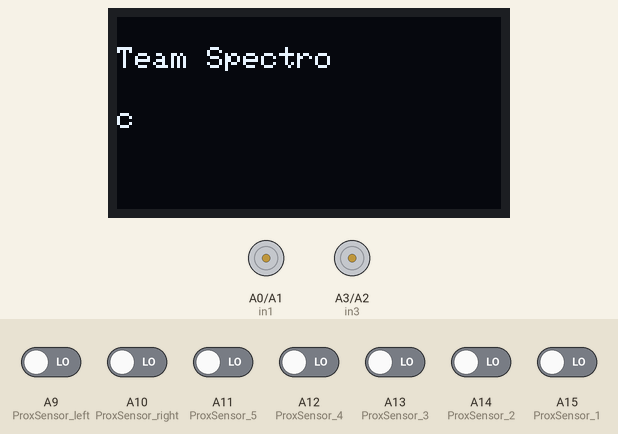
The sketch below on a simulated Arduino Mega 2560, built with avr-gcc and run on an emulated ATmega2560. Shown: 128×64 one-colour display, motor-driver pin pairs drawn as motors (green arrow = first pin HIGH = forward, orange = second pin HIGH = backward, longer = more drive, scaled by the enable pin). Inputs (shaded band) come from the test bench; at power-on: A9 (ProxSensor_left), A10 (ProxSensor_right), A11 (ProxSensor_5), A12 (ProxSensor_4), A13 (ProxSensor_3), A14 (ProxSensor_2), A15 (ProxSensor_1) LOW. What the sketch prints to the serial monitor is not drawn.

Above: at 3.2 s.
3.3 s: A9 (ProxSensor_left) driven HIGH
At 6.8 s:
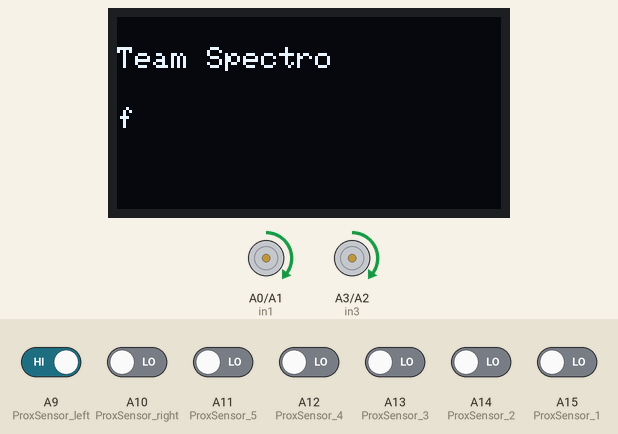
6.9 s: A15 (ProxSensor_1) driven HIGH
At 7.5 s:
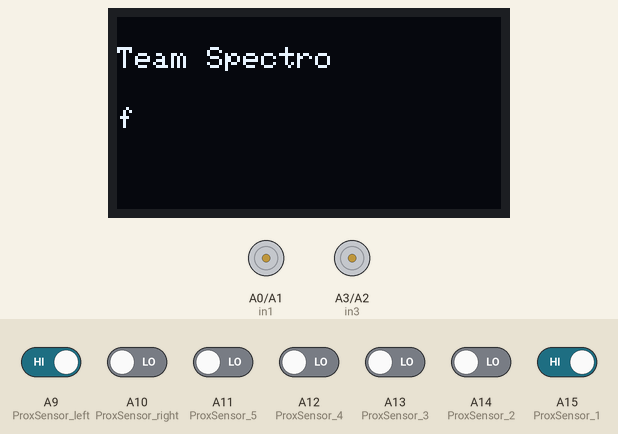
9.6 s: A10 (ProxSensor_right) driven HIGH
At 10.6 s:
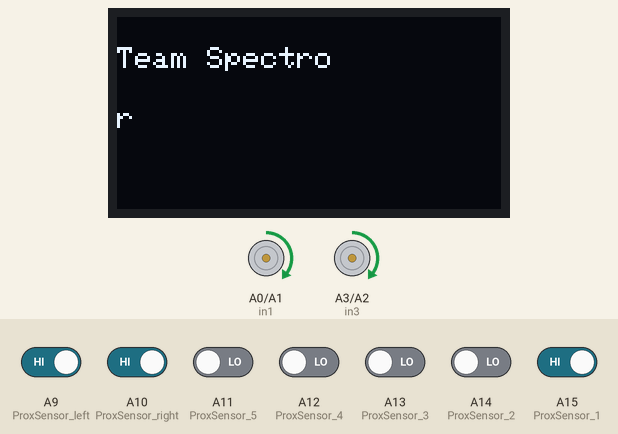
12.2 s: A10 (ProxSensor_right) driven LOW
At 13.1 s:
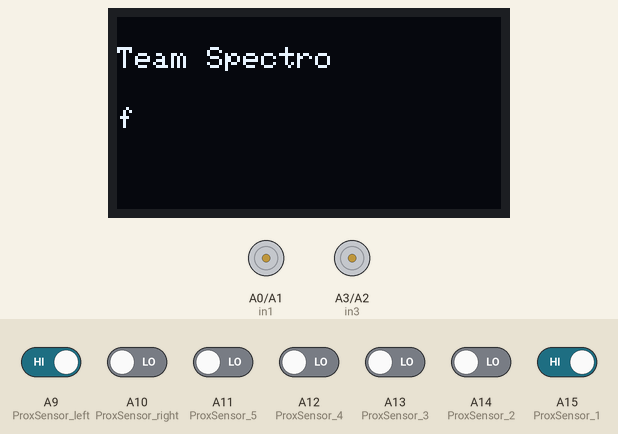
14.8 s: A9 (ProxSensor_left) driven LOW
At 16.8 s:
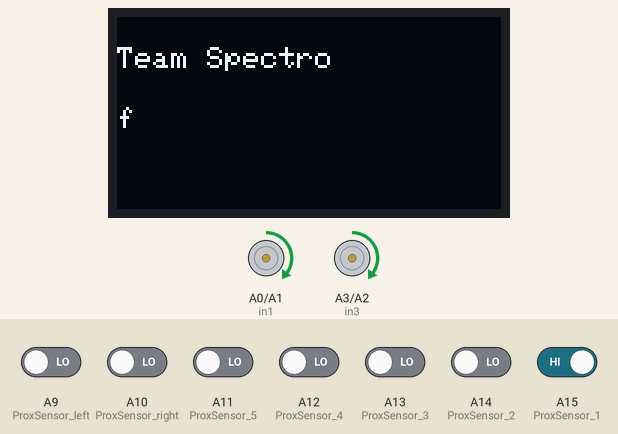
17.4 s: A15 (ProxSensor_1) driven LOW
At 25.7 s:
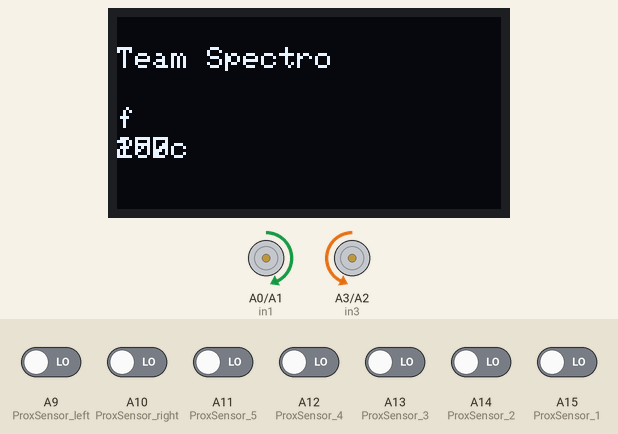
Timing chart, 0 to 28.1 s (numbered marks = the images above; inputs shaded):
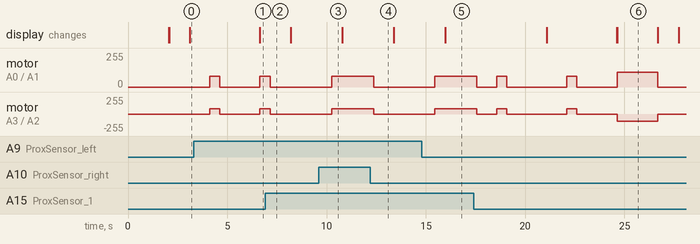

Measured:
- after the input at 3.3 s, the display: changes after 3.3 s (image 1)
- after the input at 6.9 s, motor on A0 (in1) / A1 (in2), motor on A3 (in3) / A2 (in4): forward 80/255 → stopped after 0.27 s
- after the input at 9.6 s, motor on A0 (in1) / A1 (in2), motor on A3 (in3) / A2 (in4): stopped → forward 80/255 after 0.65 s
- after the input at 12.2 s, motor on A0 (in1) / A1 (in2), motor on A3 (in3) / A2 (in4): forward 80/255 → stopped after 0.17 s
- after the input at 14.8 s, motor on A0 (in1) / A1 (in2), motor on A3 (in3) / A2 (in4): stopped → forward 80/255 after 0.65 s; the display: changes after 1.2 s (image 5)

The sketch:

Maze_Solving_02.ino
```cpp
#include <Wire.h>
#include <Adafruit_GFX.h>
#include <Adafruit_SSD1306.h>

#define SCREEN_WIDTH 128 // OLED display width,  in pixels
#define SCREEN_HEIGHT 64 // OLED display height, in pixels

// declare an SSD1306 display object connected to I2C
Adafruit_SSD1306 oled(SCREEN_WIDTH, SCREEN_HEIGHT, &Wire, -1);
const int ProxSensor_left=A9;
const int ProxSensor_1=A15;
const int ProxSensor_2=A14;
const int ProxSensor_3=A13;
const int ProxSensor_4=A12;
const int ProxSensor_5=A11;
const int ProxSensor_right=A10;
int inputVal[7] = {0,0,0,0,0,0,0};

// Motor A connections
int enA = 3;
int in1 = A0;
int in2 = A1;
// Motor B connections
int enB = 10;
int in3 = A3;
int in4 = A2;

int error_list[5] = {0,0,0,0,0};
float kp = 1.0;
float kd = 0.5;
float ki = 0.001;

int error = 0;
int d_error = 0;
int  i_error = 0;
///////////////////////////////////////////////////////////////////////////////////////////////////////////////////////////////////
int LFSensor[7]={0, 0, 0, 0, 0, 0, 0};
int i=0;
int part = 0;// if maze solved this will be 2 and yet to be sloved, this will be 1 (used in the loop)
char path[100] = " ";
char mode = ' ';
int pid;
unsigned char pathLength = 0; // the length of the path
int pathIndex = 0; // used to reach an specific array element.

unsigned int stat = 0; // solving = 0; reach Maze End = 1


void setup()
{
  Serial.begin(9600);

   // initialize OLED display with address 0x3C for 128x64
  if (!oled.begin(SSD1306_SWITCHCAPVCC, 0x3C)) {
    Serial.println(F("SSD1306 allocation failed"));
    while (true);
  }
  pinMode(ProxSensor_left,INPUT);
  pinMode(ProxSensor_1,INPUT);
  pinMode(ProxSensor_2,INPUT);
  pinMode(ProxSensor_3,INPUT);
  pinMode(ProxSensor_4,INPUT);
  pinMode(ProxSensor_5,INPUT);
  pinMode(ProxSensor_right,INPUT);

  // Set all the motor control pins to outputs
  pinMode(enA, OUTPUT);
  pinMode(enB, OUTPUT);
  pinMode(in1, OUTPUT);
  pinMode(in2, OUTPUT);
  pinMode(in3, OUTPUT);
  pinMode(in4, OUTPUT);

  // Turn off motors - Initial state
  digitalWrite(in1, LOW);
  digitalWrite(in2, LOW);
  digitalWrite(in3, LOW);
  digitalWrite(in4, LOW);

  delay(2000);         // wait for initializing
  oled.clearDisplay(); // clear display

  oled.setTextSize(1);          // text size
  oled.setTextColor(WHITE);     // text color
  oled.setCursor(0, 10);        // position to display
  oled.println("TEAM SPECTRO"); // text to display
  oled.display();               // show on OLED

  int count = 0;
  }
void loop(){
  int tempInputValue_left[5] = {10,10,10,10,10};
  int tempInputValue_1[5] = {10,10,10,10,10};
  int tempInputValue_2[5] = {10,10,10,10,10};
  int tempInputValue_3[5] = {10,10,10,10,10};
  int tempInputValue_4[5] = {10,10,10,10,10};
  int tempInputValue_5[5] = {10,10,10,10,10};
  int tempInputValue_right[5] = {10,10,10,10,10};

  for (int i = 0 ; i < 5 ; i++) {
    tempInputValue_left[i] = digitalRead(ProxSensor_left);
    tempInputValue_1[i] = digitalRead(ProxSensor_1);
    tempInputValue_2[i] = digitalRead(ProxSensor_2);
    tempInputValue_3[i] = digitalRead(ProxSensor_3);
    tempInputValue_4[i] = digitalRead(ProxSensor_4);
    tempInputValue_5[i] = digitalRead(ProxSensor_5);
    tempInputValue_right[i] = digitalRead(ProxSensor_right);
  }
  sort( tempInputValue_left,5);
  sort(tempInputValue_1,5);
  sort(tempInputValue_2,5);
  sort(tempInputValue_3,5);
  sort(tempInputValue_4,5);
  sort(tempInputValue_5,5);
  sort(tempInputValue_right,5);

  inputVal[0] = tempInputValue_left[2];
  inputVal[1] = tempInputValue_1[2];
  inputVal[2] = tempInputValue_2[2];
  inputVal[3] = tempInputValue_3[2];
  inputVal[4] = tempInputValue_4[2];
  inputVal[5] = tempInputValue_5[2];
  inputVal[6] = tempInputValue_right[2];

  oled.clearDisplay();
  oled.setTextSize(1);
  oled.setTextColor(WHITE);
  oled.setCursor(0, 10);
  oled.println("Team Spectro");
  oled.setCursor(0, 30);
  oled.print(mode);


  oled.display();
  //////////////////////////////////////////////////////////////////////////////////////
  error = (-inputVal[0]*250 -inputVal[1]*100  + inputVal[3]*100 + inputVal[4]*250)/(inputVal[0]+inputVal[1]+inputVal[2]+inputVal[2]+inputVal[3]+inputVal[4]);

  for (int i = 0; i<4 ; i++){
    error_list[i] = error_list[i+1];
  }

  error_list[4] = error;
  d_error = error_list[4] - error_list[3];

  i_error = i_error + error;
  int pid = kp*error + kd*d_error + ki*i_error;


///////////////////////////////////////////////////////////////////////////////////
  readLFSsensors();
  if (mode=='c'||mode=='r'||mode=='l'||mode=='n'){
    motorStop();
    i=i+1;
    if (i>=2){

      if((part==0)&& (mode=='n')){
        motorStop();
        i=0;
      }
      if ((part==0)&&(mode=='c')){
            runExtraInch();

            motorStop();
            int tempInputValue_left = digitalRead(ProxSensor_left);
            int tempInputValue_1 = digitalRead(ProxSensor_1);
            int tempInputValue_2 = digitalRead(ProxSensor_2);
            int tempInputValue_3 = digitalRead(ProxSensor_3);
            int tempInputValue_4 = digitalRead(ProxSensor_4);
            int tempInputValue_5 = digitalRead(ProxSensor_5);
            int tempInputValue_right = digitalRead(ProxSensor_right);

            inputVal[0] = tempInputValue_left;
            inputVal[1] = tempInputValue_1;
            inputVal[2] = tempInputValue_2;
            inputVal[3] = tempInputValue_3;
            inputVal[4] = tempInputValue_4;
            inputVal[5] = tempInputValue_5;
            inputVal[6] = tempInputValue_right;

            LFSensor[0] = inputVal[0];
            LFSensor[1] = inputVal[1];
            LFSensor[2] = inputVal[2];
            LFSensor[3] = inputVal[3];
            LFSensor[4] = inputVal[4];
            LFSensor[5] = inputVal[5];
            LFSensor[6] = inputVal[6];

  //farRightSensor = LFSensor[0]
  //farLeftSensor =  LFSensor[6]

            if     ((LFSensor[0]== 1 )&&(LFSensor[1]== 1 )&&(LFSensor[2]== 1 )&&(LFSensor[3]== 1 )&&(LFSensor[4]== 1 )&&(LFSensor[5]== 1 )&&(LFSensor[6]== 1 ))  {mode = 'n'; }//n= no line
            else if((LFSensor[0]== 0)&&(LFSensor[1]== 0 )&&(LFSensor[5]== 1 )&&(LFSensor[6]== 1 )) {mode = 'l';}//left turn
            else if((LFSensor[0]== 1)&&(LFSensor[1]== 1 )&&(LFSensor[5]== 0 )&&(LFSensor[6]== 0 )) {mode = 'r';}//right turn
            else if((LFSensor[0]== 0 )&&(LFSensor[1]== 0 )&&(LFSensor[2]== 0 )&&(LFSensor[3]== 0 )&&(LFSensor[4]== 0 )&&(LFSensor[5]== 0 )&&(LFSensor[6]== 0 ))  {mode = 'c'; }// cont line
            // else if((LFSensor[0]== 1 )&&(LFSensor[1]== 1 )&&(LFSensor[2]== 0 )&&(LFSensor[3]== 0 )&&(LFSensor[4]== 0 ))  {mode = 'l'; }//after the new 2 sensor used we dont want to use this
            // else if((LFSensor[0]== 0 )&&(LFSensor[1]== 0 )&&(LFSensor[2]== 0 )&&(LFSensor[3]== 1 )&&(LFSensor[4]== 1 ))  {mode = 'r'; }
            else {mode = 'f';}//following line
            if(mode=='c'){
              part=1;//maze started
              }
             i=0;
               }
       if (part==1){
        mazeSolve();
       oled.setTextSize(1);
       oled.setTextColor(WHITE);
       oled.setCursor(0, 40);
       oled.print(part);
       oled.print(mode);
       oled.display();
          i=0;// First pass to solve the maze
      }

       if ((stat==1)&&(part==1)){

         goAndTurn(180);
         //pathIndex = 0;
         stat = 0;
         part=2;
         i=0;
       }
      if (part==2){
        mazeOptimization();
        i=0;

        // Second Pass: run the maze as fast as possible
        //mode = STOPPED;
        }
       if ((stat==1)&&(part==2)){
         //pathIndex = 0;
         stat = 0;
         part=0;
         i=0;
       }
   }
  }
  else{
 lineFollow();

  }
}
/////////////////////////////////////////////////////////////////////////////////////////////////
void mazeTurn (char dir)
{

  switch(dir)
  {
    case 'L': // Turn Left
       goAndTurn (270);
       //lineFollow();
       break;

    case 'R': // Turn Right
       goAndTurn (90);
       //lineFollow();
       break;

    case 'B': // Turn Back
       goAndTurn (180);
       //lineFollow();
       break;

    case 'S': // Go Straight
       runExtraInch();
      // lineFollow();
       break;
  }
}

//Function for sorting an array
void sort(int a[], int len) {
  for (int i = 0; i < (len - 1); i++) {
    bool flag = true;
    for (int o = 0; o < (len - (i + 1)); o++) {
      if (a[o] > a[o + 1]) {
        int t = a[o];
        a[o] = a[o + 1];
        a[o + 1] = t;
        flag = false;
      }
    }
    if (flag)break;
  }
}


void motorStop(){
   //stop the wheels
  //analogWrite(enA, x);
  //analogWrite(enB, y);
  digitalWrite(in1, LOW);
  digitalWrite(in2, LOW);
  digitalWrite(in3, LOW);
  digitalWrite(in4, LOW);
  delay(1000);

}

void goAndTurn( int Degrees){
  if( Degrees==270){
  analogWrite(enA, 110);
  analogWrite(enB, 110);
  digitalWrite(in1, HIGH);
  digitalWrite(in2, LOW) ;
  digitalWrite(in3, LOW);
  digitalWrite(in4, HIGH) ;
  delay(1000);
  }
  if( Degrees==180){
      analogWrite(enA, 110);
  analogWrite(enB, 110);
  digitalWrite(in1, HIGH);
  digitalWrite(in2, LOW) ;
  digitalWrite(in3, LOW);
  digitalWrite(in4, HIGH) ;
  delay(2000);
  }
  if( Degrees==90){
  analogWrite(enA, 110);
  analogWrite(enB, 110);
  digitalWrite(in1, LOW);
  digitalWrite(in2, HIGH) ;
  digitalWrite(in3, HIGH);
  digitalWrite(in4, LOW) ;
  delay(1000);
  }
}

void go(int x, int y) {   //right-x left-y

  //go forward in a curved path
  analogWrite(enA, x);
  analogWrite(enB, y);
  digitalWrite(in1, HIGH);
  digitalWrite(in2, LOW) ;
  digitalWrite(in3, HIGH);
  digitalWrite(in4, LOW) ;

  if(x>y){
    Serial.println("Left");
  }
  else if(x<y){
    Serial.println("Right");
  }
  else{
    Serial.println("Forward");
  }
 delay(500);
}

void readLFSsensors()
{
  LFSensor[0] = inputVal[0];
  LFSensor[1] = inputVal[1];
  LFSensor[2] = inputVal[2];
  LFSensor[3] = inputVal[3];
  LFSensor[4] = inputVal[4];
  LFSensor[5] = inputVal[5];
  LFSensor[6] = inputVal[6];

  //farRightSensor = LFSensor[0]
  //farLeftSensor =  LFSensor[6]

  if     ((LFSensor[0]== 1 )&&(LFSensor[1]== 1 )&&(LFSensor[2]== 1 )&&(LFSensor[3]== 1 )&&(LFSensor[4]== 1 )&&(LFSensor[5]== 1 )&&(LFSensor[6]== 1 ))  {mode = 'n'; }//n= no line
  else if((LFSensor[0]== 0)&&(LFSensor[1]== 0 )&&(LFSensor[5]== 1 )&&(LFSensor[6]== 1 )) {mode = 'l';}//left turn
  else if((LFSensor[0]== 1)&&(LFSensor[1]== 1 )&&(LFSensor[5]== 0 )&&(LFSensor[6]== 0 )) {mode = 'r';}//right turn
  else if((LFSensor[0]== 0 )&&(LFSensor[1]== 0 )&&(LFSensor[2]== 0 )&&(LFSensor[3]== 0 )&&(LFSensor[4]== 0 )&&(LFSensor[5]== 0 )&&(LFSensor[6]== 0 ))  {mode = 'c'; }// cont line
 // else if((LFSensor[0]== 1 )&&(LFSensor[1]== 1 )&&(LFSensor[2]== 0 )&&(LFSensor[3]== 0 )&&(LFSensor[4]== 0 ))  {mode = 'l'; }//after the new 2 sensor used we dont want to use this
 // else if((LFSensor[0]== 0 )&&(LFSensor[1]== 0 )&&(LFSensor[2]== 0 )&&(LFSensor[3]== 1 )&&(LFSensor[4]== 1 ))  {mode = 'r'; }
  else {mode = 'f';}//following line

 /* Serial.print (farLeftSensor);
  Serial.print (" <== LEFT  RIGH==> ");
  Serial.print (farRightSensor);
  Serial.print ("  mode: ");
  Serial.print (mode);
  Serial.print ("  error:");
  Serial.println (error);*/

}

void mazeOptimization (void)// check the syntax
{
  //while (!stat)
  //{
    //readLFSsensors();
       oled.setTextSize(1);
       oled.setTextColor(WHITE);
       oled.setCursor(0, 40);
       oled.print(345);
       oled.print(mode);
       oled.display();
    switch (mode)
    {
      case 'f':
        lineFollow();
        break;
      case 'c':
        if (pathIndex <= 0) {mazeEnd (); }
        else {mazeTurn (path[pathIndex]); pathIndex=pathIndex-1;}
        break;
      case 'l':
        if (pathIndex <= 0) {mazeEnd ();}
        else {mazeTurn (path[pathIndex]); pathIndex=pathIndex-1;}
        break;
      case 'r':
        if (pathIndex <= 0) {mazeEnd ();}
        else {mazeTurn (path[pathIndex]); pathIndex=pathIndex-1;}
        break;
    }
   }
//}

void lineFollow(){
  int base_speed = 80 ;
  int plus_speed = base_speed + pid;
  int min_speed = base_speed - pid;
  if (base_speed + pid > 255){
    plus_speed =255;
  }

  else if(base_speed - pid > 255){
    min_speed = 255;
  }

  if (base_speed + pid < 50){
    plus_speed = 50;
  }

  else if (base_speed - pid < 50){
    min_speed =50;
  }

  analogWrite(enA, plus_speed);
  analogWrite(enB, min_speed);
  digitalWrite(in1, HIGH);
  digitalWrite(in2, LOW) ;
  digitalWrite(in3, HIGH);
  digitalWrite(in4, LOW) ;

   delay(500);
}
void runExtraInch(void)
{
  go(80,80);//to move extra length need to change the delay
  motorStop();//need to define
}
void mazeEnd(void)
{
  motorStop();

       oled.setTextSize(1);
       oled.setTextColor(WHITE);
       oled.setCursor(0, 40);
       oled.print(257);
       oled.print(mode);
       oled.display();

  Serial.print("  pathLenght == ");
  Serial.println(pathLength);
  stat = 1;
  //mode = "AE";
}


void mazeSolve(void)
{           oled.setTextSize(1);
            oled.setTextColor(WHITE);
            oled.setCursor(0, 40);
            oled.print(200);
            oled.print(mode);
            oled.display();
   // while (!stat)
    //{
        //readLFSsensors();

        switch (mode)
        {
         case 'n':

            motorStop();
            goAndTurn (180);
            //lineFollow();
            recIntersection('B');
            break;

          case 'c':

            motorStop();
            runExtraInch();
            int tempInputValue_left = digitalRead(ProxSensor_left);
            int tempInputValue_1 = digitalRead(ProxSensor_1);
            int tempInputValue_2 = digitalRead(ProxSensor_2);
            int tempInputValue_3 = digitalRead(ProxSensor_3);
            int tempInputValue_4 = digitalRead(ProxSensor_4);
            int tempInputValue_5 = digitalRead(ProxSensor_5);
            int tempInputValue_right = digitalRead(ProxSensor_right);

            inputVal[0] = tempInputValue_left;
            inputVal[1] = tempInputValue_1;
            inputVal[2] = tempInputValue_2;
            inputVal[3] = tempInputValue_3;
            inputVal[4] = tempInputValue_4;
            inputVal[5] = tempInputValue_5;
            inputVal[6] = tempInputValue_right;

            LFSensor[0] = inputVal[0];
            LFSensor[1] = inputVal[1];
            LFSensor[2] = inputVal[2];
            LFSensor[3] = inputVal[3];
            LFSensor[4] = inputVal[4];
            LFSensor[5] = inputVal[5];
            LFSensor[6] = inputVal[6];

  //farRightSensor = LFSensor[0]
  //farLeftSensor =  LFSensor[6]

            if     ((LFSensor[0]== 1 )&&(LFSensor[1]== 1 )&&(LFSensor[2]== 1 )&&(LFSensor[3]== 1 )&&(LFSensor[4]== 1 )&&(LFSensor[5]== 1 )&&(LFSensor[6]== 1 ))  {mode = 'n'; }//n= no line
            else if((LFSensor[0]== 0)&&(LFSensor[1]== 0 )&&(LFSensor[5]== 1 )&&(LFSensor[6]== 1 )) {mode = 'l';}//left turn
            else if((LFSensor[0]== 1)&&(LFSensor[1]== 1 )&&(LFSensor[5]== 0 )&&(LFSensor[6]== 0 )) {mode = 'r';}//right turn
            else if((LFSensor[0]== 0 )&&(LFSensor[1]== 0 )&&(LFSensor[2]== 0 )&&(LFSensor[3]== 0 )&&(LFSensor[4]== 0 )&&(LFSensor[5]== 0 )&&(LFSensor[6]== 0 ))  {mode = 'c'; }// cont line
            // else if((LFSensor[0]== 1 )&&(LFSensor[1]== 1 )&&(LFSensor[2]== 0 )&&(LFSensor[3]== 0 )&&(LFSensor[4]== 0 ))  {mode = 'l'; }//after the new 2 sensor used we dont want to use this
            // else if((LFSensor[0]== 0 )&&(LFSensor[1]== 0 )&&(LFSensor[2]== 0 )&&(LFSensor[3]== 1 )&&(LFSensor[4]== 1 ))  {mode = 'r'; }
            else {mode = 'f';}//following line

            if (mode != 'c') {goAndTurn (270); recIntersection('L');} // or it is a "T" or "Cross"). In both cases, goes to LEFT
            else mazeEnd();
            break;

         case 'r':

          oled.setTextSize(1);
            oled.setTextColor(WHITE);
            oled.setCursor(0, 40);
            oled.print(250);
            oled.print(part);
            oled.display();

             motorStop();
             runExtraInch();
             motorStop();
             tempInputValue_left = digitalRead(ProxSensor_left);
             tempInputValue_1 = digitalRead(ProxSensor_1);
             tempInputValue_2 = digitalRead(ProxSensor_2);
             tempInputValue_3 = digitalRead(ProxSensor_3);
             tempInputValue_4 = digitalRead(ProxSensor_4);
             tempInputValue_5 = digitalRead(ProxSensor_5);
             tempInputValue_right = digitalRead(ProxSensor_right);

            inputVal[0] = tempInputValue_left;
            inputVal[1] = tempInputValue_1;
            inputVal[2] = tempInputValue_2;
            inputVal[3] = tempInputValue_3;
            inputVal[4] = tempInputValue_4;
            inputVal[5] = tempInputValue_5;
            inputVal[6] = tempInputValue_right;

            LFSensor[0] = inputVal[0];
            LFSensor[1] = inputVal[1];
            LFSensor[2] = inputVal[2];
            LFSensor[3] = inputVal[3];
            LFSensor[4] = inputVal[4];
            LFSensor[5] = inputVal[5];
            LFSensor[6] = inputVal[6];

  //farRightSensor = LFSensor[0]
  //farLeftSensor =  LFSensor[6]

            if     ((LFSensor[0]== 1 )&&(LFSensor[1]== 1 )&&(LFSensor[2]== 1 )&&(LFSensor[3]== 1 )&&(LFSensor[4]== 1 )&&(LFSensor[5]== 1 )&&(LFSensor[6]== 1 ))  {mode = 'n'; }//n= no line
            else if((LFSensor[0]== 0)&&(LFSensor[1]== 0 )&&(LFSensor[5]== 1 )&&(LFSensor[6]== 1 )) {mode = 'l';}//left turn
            else if((LFSensor[0]== 1)&&(LFSensor[1]== 1 )&&(LFSensor[5]== 0 )&&(LFSensor[6]== 0 )) {mode = 'r';}//right turn
            else if((LFSensor[0]== 0 )&&(LFSensor[1]== 0 )&&(LFSensor[2]== 0 )&&(LFSensor[3]== 0 )&&(LFSensor[4]== 0 )&&(LFSensor[5]== 0 )&&(LFSensor[6]== 0 ))  {mode = 'c'; }// cont line
            // else if((LFSensor[0]== 1 )&&(LFSensor[1]== 1 )&&(LFSensor[2]== 0 )&&(LFSensor[3]== 0 )&&(LFSensor[4]== 0 ))  {mode = 'l'; }//after the new 2 sensor used we dont want to use this
            // else if((LFSensor[0]== 0 )&&(LFSensor[1]== 0 )&&(LFSensor[2]== 0 )&&(LFSensor[3]== 1 )&&(LFSensor[4]== 1 ))  {mode = 'r'; }
            else {mode = 'f';}//following line

            if (mode == 'n') {goAndTurn (90); recIntersection('R');}
            else recIntersection('S');
            break;

         case 'l':
            motorStop();
            goAndTurn (270);
            //lineFollow();
            recIntersection('L');
            break;

         case 'f':
            lineFollow();
            break;

         }
    }
//}

void recIntersection(char Direction)
{
  path[pathLength] = Direction; // Store the intersection in the path variable.
  pathLength ++;
  simplifyPath(); // Simplify the learned path.
}

void simplifyPath()
{
  // only simplify the path if the second-to-last turn was a 'B'
  if(pathLength < 3 || path[pathLength-2] != 'B'){
    delay(10);
  }
  else{
  int totalAngle = 0;
  int i;
  for(i=1;i<=3;i++)
  {
    switch(path[pathLength-i])
    {
      case 'R':
        totalAngle += 90;
        break;
      case 'L':
        totalAngle += 270;
        break;
      case 'B':
        totalAngle += 180;
        break;
    }
  }


  // Get the angle as a number between 0 and 360 degrees.
  totalAngle = totalAngle % 360;

  // Replace all of those turns with a single one.
  switch(totalAngle)
  {
    case 0:
  path[pathLength - 3] = 'S';
  break;
    case 90:
  path[pathLength - 3] = 'R';
  break;
    case 180:
  path[pathLength - 3] = 'B';
  break;
    case 270:
  path[pathLength - 3] = 'L';
  break;
  }

  // The path is now two steps shorter.
  pathLength -= 2;
  pathIndex=pathLength-1;//index of last element in path


  //change the oder and derections of the path for reverse
  for (int j=0; j<=pathLength-1;j++){
    if (path[j]=='R'){
      path[j]='L';
      j++;
    }
    else if(path[j]=='L'){
      path[j]='R';
      j++;
    }
    else if(path[j]=='S'){
      path[j]='S';
      j++;
    }
  }

}
}


//////////////////////////////////////////////////////////////////////////////////////////////////////////////////////////////////
```
